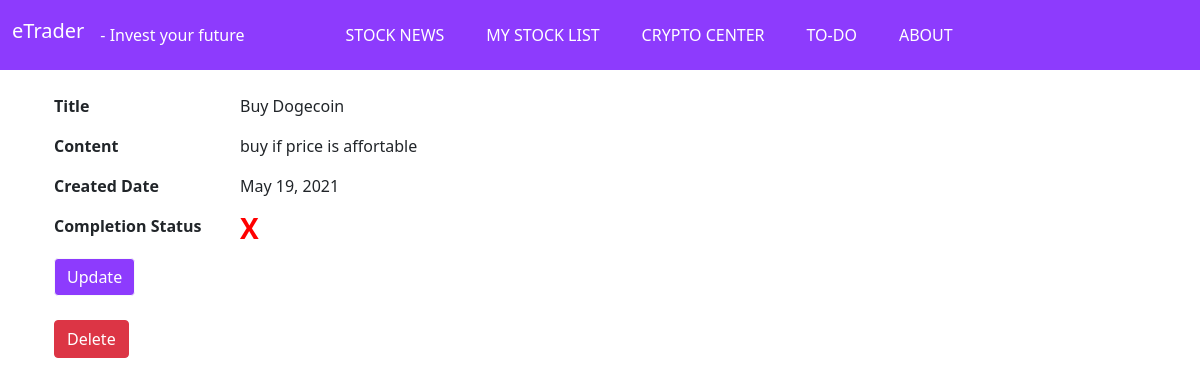
The app's page /to_do_item/16/ with its own data.
### stock/models.py (models this page shows, shortened)
class ToDoItem(models.Model):
    todo_id = models.AutoField(primary_key=True)
    title = models.CharField(max_length=20)
    content = models.CharField(max_length=200)
    creation_date = models.DateField()
    is_item_checked = models.BooleanField(default=False)
    def get_update_url(self):
        return reverse('to_do_item_update_url', kwargs={'pk': self.pk})
    def get_delete_url(self):
        return reverse('to_do_item_delete_url', kwargs={'pk': self.pk})

### stock/views.py (the view)
# urls.py: path('to_do_item/<int:pk>/', ToDoItemDetail.as_view(), name='to_do_item_detail_url'),
class ToDoItemDetail(DetailView):
    model = ToDoItem
    def get_context_data(self, **kwargs):
        context = super(DetailView, self).get_context_data(**kwargs)
        return context

### stock/templates/stock/todoitem_detail.html
{% extends 'stock/base.html' %}
{% block content %}
    {% if todoitem %}
        <div class="container">
            <div class="row">
                <div class="col-2">
                    <p class="fw-bolder">Title</p>
                </div>
                <div class="col-10">{{ todoitem.title }}</div>
            </div>
            <div class="row">
                <div class="col-2">
                    <p class="fw-bolder">Content</p>
                </div>
                <div class="col-10">{{ todoitem.content }}</div>
            </div>
            <div class="row">
                <div class="col-2">
                    <p class="fw-bolder">Created Date</p>
                </div>
                <div class="col-10">{{ todoitem.creation_date }}</div>
            </div>
            <div class="row">
                <div class="col-2">
                    <p class="fw-bolder">Completion Status</p>
                </div>
                <div class="col-10">
                    {% if todoitem.is_item_checked %}
                        <td>
                            <p class="fs-3 fw-bolder lh-1" style="color: green;">√</p>
                        </td>
                    {% else %}
                        <td>
                            <p class="fs-3 fw-bolder lh-1" style="color: red;">X</p>
                        </td>
                    {% endif %}
                </div>
            </div>
            <div class="row">
                <div class="col-6">
                    <button type="button" class="btn btn-outline-light" style="background-color: #8D3BFD;">
                        <a href="{{ todoitem.get_update_url }}" class="text-white"
                           style="text-decoration: none !important">
                            Update
                        </a>
                    </button>
                </div>
                <div class="col-6">
                </div>
            </div>
            <br/>
            <div class="row">
                <div class="col-6">
                    <button type="button" class="btn btn-danger">
                        <a href="{{ todoitem.get_delete_url }}" class="text-white"
                           style="text-decoration: none !important">
                            Delete
                        </a>
                    </button>
                </div>
                <div class="col-6">
                </div>
            </div>
        </div>
    {% endif %}
{% endblock %}

### records on screen
ToDoItem: title "Buy Dogecoin", content "buy if price is affortable", creation_date "May 19, 2021"
